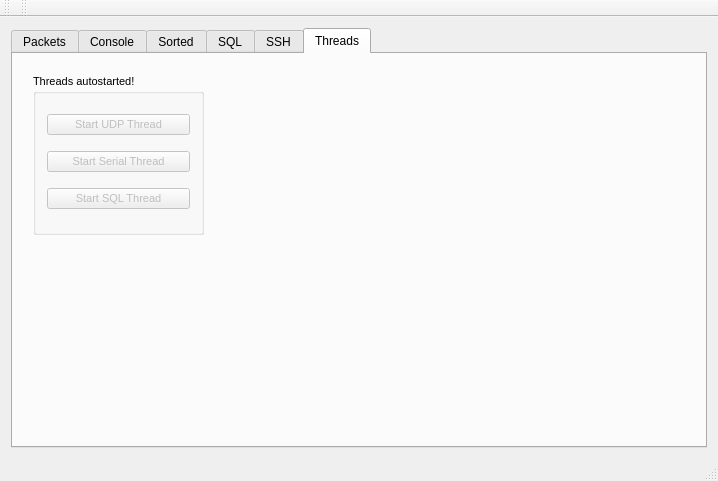
<?xml version="1.0" encoding="UTF-8"?>
<ui version="4.0">
 <class>MainWindow</class>
 <widget class="QMainWindow" name="MainWindow">
  <property name="geometry">
   <rect>
    <x>0</x>
    <y>0</y>
    <width>718</width>
    <height>481</height>
   </rect>
  </property>
  <property name="windowTitle">
   <string>TSS</string>
  </property>
  <widget class="QWidget" name="centralWidget">
   <layout class="QHBoxLayout" name="horizontalLayout">
    <item>
     <widget class="QTabWidget" name="tabWidget">
      <property name="currentIndex">
       <number>5</number>
      </property>
      <widget class="QWidget" name="tab_packets">
       <attribute name="title">
        <string>Packets</string>
       </attribute>
       <layout class="QHBoxLayout" name="horizontalLayout_2">
        <item>
         <layout class="QVBoxLayout" name="verticalLayout">
          <item>
           <layout class="QFormLayout" name="formLayout">
            <property name="fieldGrowthPolicy">
             <enum>QFormLayout::AllNonFixedFieldsGrow</enum>
            </property>
            <item row="0" column="0">
             <widget class="QLabel" name="label_loadOP">
              <property name="text">
               <string>Load OPcode: </string>
              </property>
             </widget>
            </item>
            <item row="0" column="1">
             <widget class="QComboBox" name="comboBox_opcodes"/>
            </item>
            <item row="1" column="0">
             <widget class="QLabel" name="label_opcode">
              <property name="text">
               <string>OP code: </string>
              </property>
             </widget>
            </item>
            <item row="1" column="1">
             <widget class="QLineEdit" name="lineEdit_opcode">
              <property name="maxLength">
               <number>2</number>
              </property>
             </widget>
            </item>
            <item row="2" column="0">
             <widget class="QLabel" name="label_arg1">
              <property name="text">
               <string>Arg1: </string>
              </property>
             </widget>
            </item>
            <item row="2" column="1">
             <widget class="QLineEdit" name="lineEdit_arg1">
              <property name="enabled">
               <bool>false</bool>
              </property>
              <property name="text">
               <string>00</string>
              </property>
              <property name="maxLength">
               <number>2</number>
              </property>
             </widget>
            </item>
            <item row="3" column="0">
             <widget class="QLabel" name="label_arg2">
              <property name="text">
               <string>Arg2: </string>
              </property>
             </widget>
            </item>
            <item row="3" column="1">
             <widget class="QLineEdit" name="lineEdit_arg2">
              <property name="enabled">
               <bool>false</bool>
              </property>
              <property name="text">
               <string>00</string>
              </property>
              <property name="maxLength">
               <number>2</number>
              </property>
             </widget>
            </item>
            <item row="4" column="1">
             <widget class="QPushButton" name="pushButton_genPacket">
              <property name="text">
               <string>Create Packet</string>
              </property>
             </widget>
            </item>
           </layout>
          </item>
          <item>
           <layout class="QFormLayout" name="formLayout_3">
            <property name="fieldGrowthPolicy">
             <enum>QFormLayout::AllNonFixedFieldsGrow</enum>
            </property>
            <item row="1" column="0">
             <widget class="QLabel" name="label_packetText">
              <property name="text">
               <string>Packet: </string>
              </property>
             </widget>
            </item>
            <item row="1" column="1">
             <widget class="QLineEdit" name="lineEdit_packet"/>
            </item>
            <item row="2" column="1">
             <widget class="QPushButton" name="pushButton_sendPacket">
              <property name="enabled">
               <bool>true</bool>
              </property>
              <property name="text">
               <string>Send Packet!</string>
              </property>
             </widget>
            </item>
           </layout>
          </item>
         </layout>
        </item>
        <item>
         <layout class="QVBoxLayout" name="verticalLayout_2">
          <item>
           <layout class="QFormLayout" name="formLayout_5">
            <property name="fieldGrowthPolicy">
             <enum>QFormLayout::AllNonFixedFieldsGrow</enum>
            </property>
            <item row="3" column="1">
             <widget class="QLabel" name="label_2">
              <property name="text">
               <string>Serial Connection</string>
              </property>
             </widget>
            </item>
            <item row="4" column="0">
             <widget class="QPushButton" name="pushButton_serialDisconnect">
              <property name="enabled">
               <bool>false</bool>
              </property>
              <property name="text">
               <string>Disconnect</string>
              </property>
             </widget>
            </item>
            <item row="4" column="1">
             <widget class="QPushButton" name="pushButton_serialRefreshList">
              <property name="text">
               <string>Refresh</string>
              </property>
             </widget>
            </item>
            <item row="5" column="0">
             <widget class="QPushButton" name="pushButton_serialConnect">
              <property name="text">
               <string>Connect</string>
              </property>
             </widget>
            </item>
            <item row="5" column="1">
             <widget class="QComboBox" name="comboBox_serialList"/>
            </item>
           </layout>
          </item>
          <item>
           <widget class="QLabel" name="label_sentPackets">
            <property name="text">
             <string>Sent Packets:</string>
            </property>
           </widget>
          </item>
          <item>
           <widget class="QTextBrowser" name="textBrowser_packets">
            <property name="html">
             <string>&lt;!DOCTYPE HTML PUBLIC &quot;-//W3C//DTD HTML 4.0//EN&quot; &quot;http://www.w3.org/TR/REC-html40/strict.dtd&quot;&gt;
&lt;html&gt;&lt;head&gt;&lt;meta name=&quot;qrichtext&quot; content=&quot;1&quot; /&gt;&lt;style type=&quot;text/css&quot;&gt;
p, li { white-space: pre-wrap; }
&lt;/style&gt;&lt;/head&gt;&lt;body style=&quot; font-family:'MS Shell Dlg 2'; font-size:7.875pt; font-weight:400; font-style:normal;&quot;&gt;
&lt;p style=&quot; margin-top:0px; margin-bottom:0px; margin-left:0px; margin-right:0px; -qt-block-indent:0; text-indent:0px;&quot;&gt;&lt;span style=&quot; font-family:'Sans Serif'; font-size:9pt;&quot;&gt;Select the USB buffer in the drop down list above. Should be something like &amp;quot;ACM0&amp;quot; or &amp;quot;USB0&amp;quot;. Click connect, if you don't, then the track will not recieve commands and no error will be returned!&lt;/span&gt;&lt;/p&gt;&lt;/body&gt;&lt;/html&gt;</string>
            </property>
           </widget>
          </item>
         </layout>
        </item>
       </layout>
      </widget>
      <widget class="QWidget" name="tab_console">
       <attribute name="title">
        <string>Console</string>
       </attribute>
       <layout class="QHBoxLayout" name="horizontalLayout_3">
        <item>
         <widget class="QTextBrowser" name="textBrowser_console"/>
        </item>
       </layout>
      </widget>
      <widget class="QWidget" name="tab_sorted">
       <attribute name="title">
        <string>Sorted</string>
       </attribute>
       <layout class="QHBoxLayout" name="horizontalLayout_4">
        <item>
         <widget class="QTextBrowser" name="textBrowser_sorted_b2"/>
        </item>
        <item>
         <widget class="QTextBrowser" name="textBrowser_sorted_a0"/>
        </item>
        <item>
         <widget class="QTextBrowser" name="textBrowser_sorted_e7"/>
        </item>
       </layout>
      </widget>
      <widget class="QWidget" name="tab_sql">
       <attribute name="title">
        <string>SQL</string>
       </attribute>
       <layout class="QGridLayout" name="gridLayout">
        <item row="0" column="0">
         <layout class="QHBoxLayout" name="horizontalLayout_25">
          <item>
           <layout class="QVBoxLayout" name="verticalLayout_3">
            <property name="sizeConstraint">
             <enum>QLayout::SetDefaultConstraint</enum>
            </property>
            <item>
             <layout class="QHBoxLayout" name="horizontalLayout_5">
              <item>
               <widget class="QLabel" name="label_hostname">
                <property name="text">
                 <string>Hostname: </string>
                </property>
               </widget>
              </item>
              <item alignment="Qt::AlignLeft">
               <widget class="QLineEdit" name="lineEdit_hostname">
                <property name="text">
                 <string>pavelow.eng.uah.edu</string>
                </property>
               </widget>
              </item>
             </layout>
            </item>
            <item>
             <layout class="QHBoxLayout" name="horizontalLayout_6">
              <item>
               <widget class="QLabel" name="label_port">
                <property name="text">
                 <string>Port: </string>
                </property>
               </widget>
              </item>
              <item alignment="Qt::AlignLeft">
               <widget class="QSpinBox" name="spinBox_port">
                <property name="maximum">
                 <number>99999</number>
                </property>
                <property name="value">
                 <number>33153</number>
                </property>
               </widget>
              </item>
             </layout>
            </item>
            <item>
             <layout class="QHBoxLayout" name="horizontalLayout_7">
              <item>
               <widget class="QLabel" name="label_user">
                <property name="text">
                 <string>User: </string>
                </property>
               </widget>
              </item>
              <item alignment="Qt::AlignLeft">
               <widget class="QLineEdit" name="lineEdit_user">
                <property name="text">
                 <string>root</string>
                </property>
               </widget>
              </item>
             </layout>
            </item>
            <item>
             <layout class="QHBoxLayout" name="horizontalLayout_8">
              <item>
               <widget class="QLabel" name="label_password">
                <property name="text">
                 <string>Password: </string>
                </property>
               </widget>
              </item>
              <item alignment="Qt::AlignLeft">
               <widget class="QLineEdit" name="lineEdit_password">
                <property name="text">
                 <string>cstrapwi</string>
                </property>
               </widget>
              </item>
             </layout>
            </item>
            <item>
             <layout class="QHBoxLayout" name="horizontalLayout_9">
              <item>
               <widget class="QLabel" name="label_database">
                <property name="text">
                 <string>Database: </string>
                </property>
               </widget>
              </item>
              <item alignment="Qt::AlignLeft">
               <widget class="QLineEdit" name="lineEdit_database">
                <property name="text">
                 <string>cpe453</string>
                </property>
               </widget>
              </item>
             </layout>
            </item>
            <item>
             <layout class="QHBoxLayout" name="horizontalLayout_10">
              <item>
               <widget class="QLabel" name="label_schema">
                <property name="text">
                 <string>Schema: </string>
                </property>
               </widget>
              </item>
              <item alignment="Qt::AlignLeft">
               <widget class="QLineEdit" name="lineEdit_schema">
                <property name="enabled">
                 <bool>false</bool>
                </property>
                <property name="text">
                 <string>public</string>
                </property>
               </widget>
              </item>
             </layout>
            </item>
            <item>
             <layout class="QHBoxLayout" name="horizontalLayout_11">
              <item>
               <widget class="QLabel" name="label_table">
                <property name="text">
                 <string>Table: </string>
                </property>
               </widget>
              </item>
              <item alignment="Qt::AlignLeft">
               <widget class="QLineEdit" name="lineEdit_table">
                <property name="enabled">
                 <bool>false</bool>
                </property>
                <property name="text">
                 <string>testsql</string>
                </property>
               </widget>
              </item>
             </layout>
            </item>
           </layout>
          </item>
          <item>
           <widget class="QTextBrowser" name="textBrowser_sql">
            <property name="html">
             <string>&lt;!DOCTYPE HTML PUBLIC &quot;-//W3C//DTD HTML 4.0//EN&quot; &quot;http://www.w3.org/TR/REC-html40/strict.dtd&quot;&gt;
&lt;html&gt;&lt;head&gt;&lt;meta name=&quot;qrichtext&quot; content=&quot;1&quot; /&gt;&lt;style type=&quot;text/css&quot;&gt;
p, li { white-space: pre-wrap; }
&lt;/style&gt;&lt;/head&gt;&lt;body style=&quot; font-family:'MS Shell Dlg 2'; font-size:7.875pt; font-weight:400; font-style:normal;&quot;&gt;
&lt;p style=&quot; margin-top:0px; margin-bottom:0px; margin-left:0px; margin-right:0px; -qt-block-indent:0; text-indent:0px;&quot;&gt;&lt;span style=&quot; font-family:'Sans Serif'; font-size:9pt;&quot;&gt;Set parameters to the left, then click connect. SQL will not operate if you don't connect!&lt;/span&gt;&lt;/p&gt;
&lt;p style=&quot;-qt-paragraph-type:empty; margin-top:0px; margin-bottom:0px; margin-left:0px; margin-right:0px; -qt-block-indent:0; text-indent:0px; font-family:'Sans Serif'; font-size:9pt;&quot;&gt;&lt;br /&gt;&lt;/p&gt;
&lt;p style=&quot; margin-top:0px; margin-bottom:0px; margin-left:0px; margin-right:0px; -qt-block-indent:0; text-indent:0px;&quot;&gt;&lt;span style=&quot; font-family:'Sans Serif'; font-size:9pt; color:#ff0000;&quot;&gt;Please be aware!&lt;/span&gt;&lt;span style=&quot; font-family:'Sans Serif'; font-size:9pt;&quot;&gt; Negotiating the connection can take time, click &amp;quot;connect&amp;quot; once and give it a while; spamming the button is unexpected behavior!&lt;/span&gt;&lt;/p&gt;&lt;/body&gt;&lt;/html&gt;</string>
            </property>
           </widget>
          </item>
         </layout>
        </item>
        <item row="1" column="0">
         <layout class="QHBoxLayout" name="horizontalLayout_12">
          <item>
           <spacer name="horizontalSpacer_2">
            <property name="orientation">
             <enum>Qt::Horizontal</enum>
            </property>
            <property name="sizeHint" stdset="0">
             <size>
              <width>40</width>
              <height>20</height>
             </size>
            </property>
           </spacer>
          </item>
          <item>
           <widget class="QPushButton" name="pushButton_connect">
            <property name="text">
             <string>Connect</string>
            </property>
           </widget>
          </item>
          <item>
           <spacer name="horizontalSpacer_10">
            <property name="orientation">
             <enum>Qt::Horizontal</enum>
            </property>
            <property name="sizeHint" stdset="0">
             <size>
              <width>40</width>
              <height>20</height>
             </size>
            </property>
           </spacer>
          </item>
          <item>
           <widget class="QPushButton" name="pushButton_disconnect">
            <property name="enabled">
             <bool>false</bool>
            </property>
            <property name="text">
             <string>Disconnect</string>
            </property>
           </widget>
          </item>
          <item>
           <spacer name="horizontalSpacer_9">
            <property name="orientation">
             <enum>Qt::Horizontal</enum>
            </property>
            <property name="sizeHint" stdset="0">
             <size>
              <width>40</width>
              <height>20</height>
             </size>
            </property>
           </spacer>
          </item>
         </layout>
        </item>
        <item row="2" column="0">
         <layout class="QHBoxLayout" name="horizontalLayout_13">
          <item>
           <widget class="QLabel" name="label_query">
            <property name="text">
             <string>SQL Query: </string>
            </property>
           </widget>
          </item>
          <item>
           <widget class="QLineEdit" name="lineEdit_query">
            <property name="enabled">
             <bool>false</bool>
            </property>
            <property name="text">
             <string>SELECT * FROM public.testsql</string>
            </property>
           </widget>
          </item>
          <item>
           <widget class="QPushButton" name="pushButton_runQuery">
            <property name="enabled">
             <bool>false</bool>
            </property>
            <property name="text">
             <string>Run Query</string>
            </property>
           </widget>
          </item>
         </layout>
        </item>
       </layout>
      </widget>
      <widget class="QWidget" name="tab_ssh">
       <attribute name="title">
        <string>SSH</string>
       </attribute>
      </widget>
      <widget class="QWidget" name="tab_threads">
       <attribute name="title">
        <string>Threads</string>
       </attribute>
       <widget class="QGroupBox" name="groupBox">
        <property name="geometry">
         <rect>
          <x>20</x>
          <y>20</y>
          <width>171</width>
          <height>161</height>
         </rect>
        </property>
        <property name="font">
         <font>
          <pointsize>8</pointsize>
         </font>
        </property>
        <property name="title">
         <string>Threads autostarted!</string>
        </property>
        <layout class="QVBoxLayout" name="verticalLayout_4">
         <item>
          <widget class="QPushButton" name="pushButton_thread_beginUDP">
           <property name="enabled">
            <bool>false</bool>
           </property>
           <property name="text">
            <string>Start UDP Thread</string>
           </property>
          </widget>
         </item>
         <item>
          <widget class="QPushButton" name="pushButton_thread_beginSerial">
           <property name="enabled">
            <bool>false</bool>
           </property>
           <property name="focusPolicy">
            <enum>Qt::StrongFocus</enum>
           </property>
           <property name="text">
            <string>Start Serial Thread</string>
           </property>
          </widget>
         </item>
         <item>
          <widget class="QPushButton" name="pushButton_thread_beginSQL">
           <property name="enabled">
            <bool>false</bool>
           </property>
           <property name="text">
            <string>Start SQL Thread</string>
           </property>
          </widget>
         </item>
        </layout>
       </widget>
      </widget>
     </widget>
    </item>
   </layout>
  </widget>
  <widget class="QMenuBar" name="menuBar">
   <property name="geometry">
    <rect>
     <x>0</x>
     <y>0</y>
     <width>718</width>
     <height>21</height>
    </rect>
   </property>
  </widget>
  <widget class="QToolBar" name="mainToolBar">
   <attribute name="toolBarArea">
    <enum>TopToolBarArea</enum>
   </attribute>
   <attribute name="toolBarBreak">
    <bool>false</bool>
   </attribute>
  </widget>
  <widget class="QStatusBar" name="statusBar"/>
  <widget class="QToolBar" name="toolBar">
   <property name="windowTitle">
    <string>toolBar</string>
   </property>
   <attribute name="toolBarArea">
    <enum>TopToolBarArea</enum>
   </attribute>
   <attribute name="toolBarBreak">
    <bool>false</bool>
   </attribute>
  </widget>
 </widget>
 <layoutdefault spacing="6" margin="11"/>
 <resources/>
 <connections/>
</ui>
